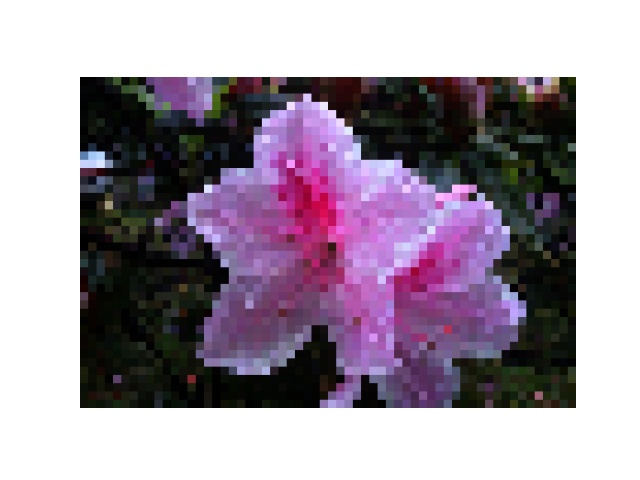

Reproduce this figure in Python.
import matplotlib.pyplot as plt
import matplotlib.image as mpimg
import numpy as np

img = mpimg.imread('flower.bmp')     # open image
# img would be a numpy array

h,w,c = img.shape # (height,width,color)


result = img.copy() # new array for moisac

for i in range(0,h,10):
    for j in range(0,w,10):
        result[i:i+10,j:j+10] = img[i+5,j+5]

plt.imshow(result)
plt.axis('off')
plt.show()
